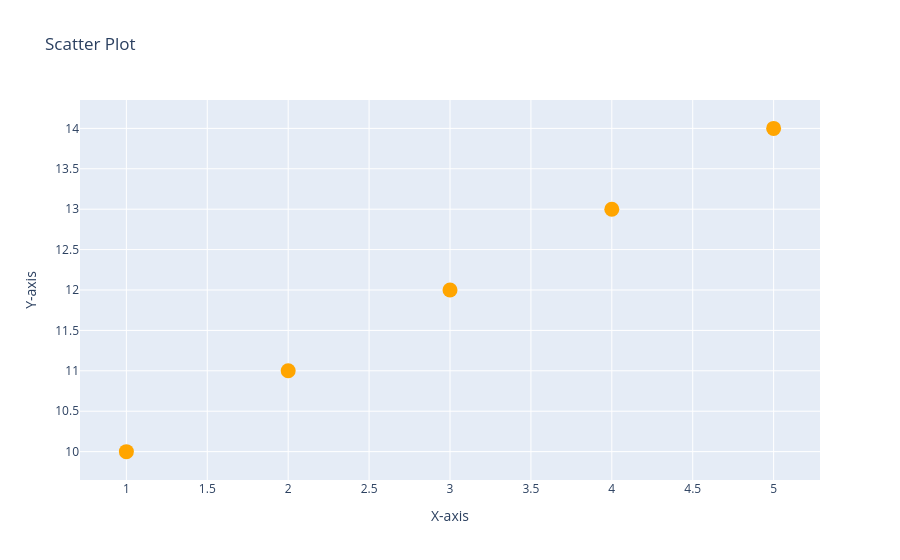

The cell this chart's notebook holds for it:
### Markdown cell above
#### Scatter Plot
Scatter plots are ideal for visualizing relationships between two variables.

### Code cell
import plotly.graph_objs as go

# Sample data
x = [1, 2, 3, 4, 5]
y = [10, 11, 12, 13, 14]

# Create a trace
trace = go.Scatter(x=x, y=y, mode='markers', marker=dict(size=15, color='orange'))

# Create a layout
layout = go.Layout(title='Scatter Plot', xaxis=dict(title='X-axis'), yaxis=dict(title='Y-axis'))

# Create a figure and plot it
fig = go.Figure(data=[trace], layout=layout)
fig.show()

### Figure 1 — Plotly figure (JSON) as saved in the notebook; plotly's stock layout.template omitted (floating-point values rounded to 4 significant figures)
{"data": [{"marker": {"color": "orange", "size": 15}, "mode": "markers", "type": "scatter", "x": [1, 2, 3, 4, 5], "y": [10, 11, 12, 13, 14]}], "layout": {"title": {"text": "Scatter Plot"}, "xaxis": {"title": {"text": "X-axis"}}, "yaxis": {"title": {"text": "Y-axis"}}}}
